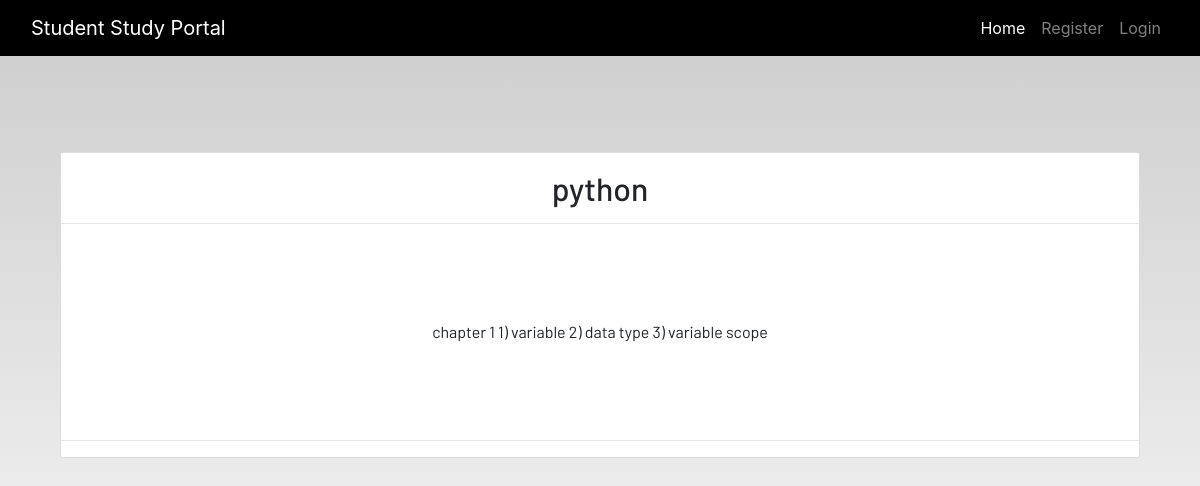
Page /notesd/10 on the committed database.
### studentdashboard/models.py (models this page shows, shortened)
class Notes(models.Model):
    user = models.ForeignKey(User, on_delete = models.CASCADE)
    title = models.CharField(max_length = 200)
    description = models.TextField()
    class Meta:
        verbose_name = 'notes'
        verbose_name_plural = 'notes'

### studentdashboard/views.py (the view)
# urls.py: path('notesd/<pk>',views.notesd,name="notesd"),
def notesd(request, pk):
    note = get_object_or_404(Notes, id=pk)
    context = {'note': note}
    return render(request, 'notesd.html', context)

### templates/notesd.html
{% extends 'dashboard/base.html' %} {% block content %}
<section class='text-center container'>
    <div class="container">
        <div class="content-section p-0 mt-5">
            <div class="m-3">
                <h2>{{ note.title }}</h2>
            </div>
            <hr class="p-0 m-0">
            <p class="description m-5 p-5">
                {{ note.description }}
            </p>
            <hr>
        </div>
    </div>
</section>
{% endblock content %}

### static/css/main.css (style rules this page uses)
html { scroll-behavior: smooth; height: 100%; width: 100%; }
html, body { max-width: 100%; overflow-x: hidden; height: 100%; width: 100%; }
body { background: linear-gradient(rgba(0, 0, 0, 0.2), rgba(255, 255, 255, 0.5)); overflow-x: hidden; background-repeat: no-repeat; }
.content-section { background: #ffffff; padding: 10px 20px; border: 1px solid #dddddd; border-radius: 3px; margin-bottom: 20px; }

### rows in the picture
Notes: title "python", description "chapter 1 1) variable 2) data type 3) variable scope"
